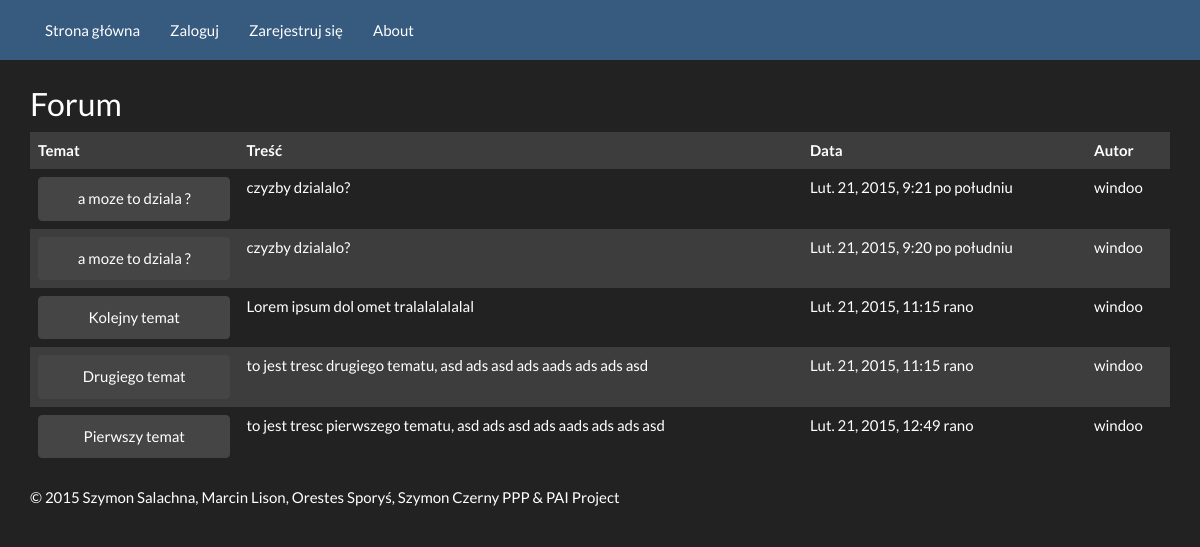
/, run on an earlier commit of the app's database.
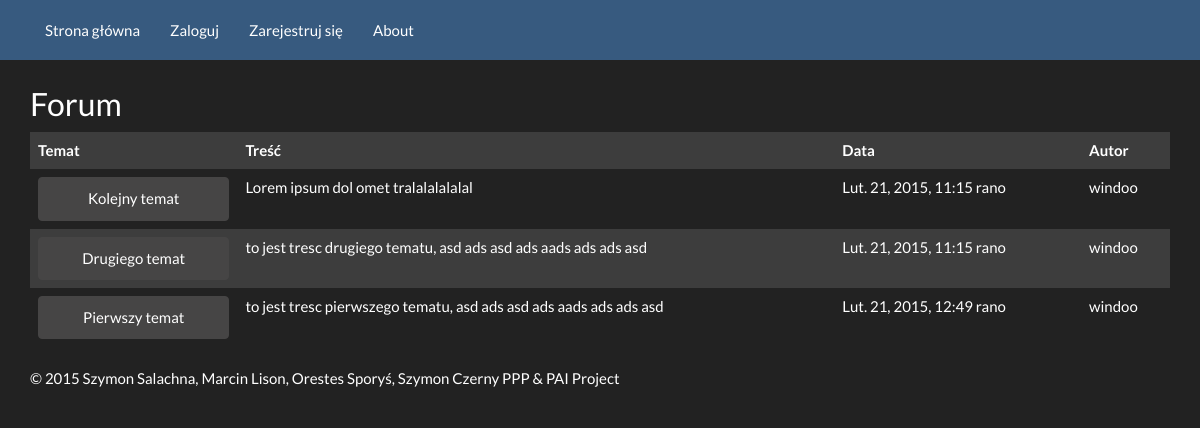
And on a later commit of the database.
### Forum/models.py (models this page shows, shortened)
class Topic(models.Model):
    title = models.CharField(max_length=60)
    description = models.TextField(max_length=10000, blank=True, null=True)
    created = models.DateTimeField(auto_now=True)
    creator = models.ForeignKey(User, blank=True, null=True)
    updated = models.DateTimeField(auto_now=True)
    closed = models.BooleanField(blank=True, default=False)

### Forum/views.py (the view)
# urls.py: url(r'^$', 'Forum.views.forum'),
def forum(request):
    topics = Topic.objects.all().order_by('-created')
    return render(request, 'forum/forum.html', {'topics': topics})

### templates/forum/forum.html (shortened to what this page needs)
{% extends 'forum/index.html' %}
{% block content %}
<h2>Forum</h2>
<table class="table table-striped table-hover">
    <tr>
        <th>
            Temat
        </th>
        <th>
            Treść
        </th>
        <th>
            Data
        </th>
        <th>Autor</th>
    </tr>
{% for topic in topics %}
    <tr>
        <td>
            <a href="/topic/{{ topic.id }}" class="btn btn-default btn-block">{{ topic.title }}</a>
        </td>
        <td>
            {{ topic.description }}
        </td>
        <td>
            {{ topic.created }}
        </td>
        <td>
            {{ topic.creator }}
        </td>
    </tr>
{% endfor %}
</table>
{% endblock %}

What changed in the data, as far as the page shows it:
removed Topic: title "a moze to dziala ?", description "czyzby dzialalo?", created "Lut. 21, 2015, 9:21 po południu", creator "windoo"
removed Topic: title "a moze to dziala ?", description "czyzby dzialalo?", created "Lut. 21, 2015, 9:20 po południu", creator "windoo"
